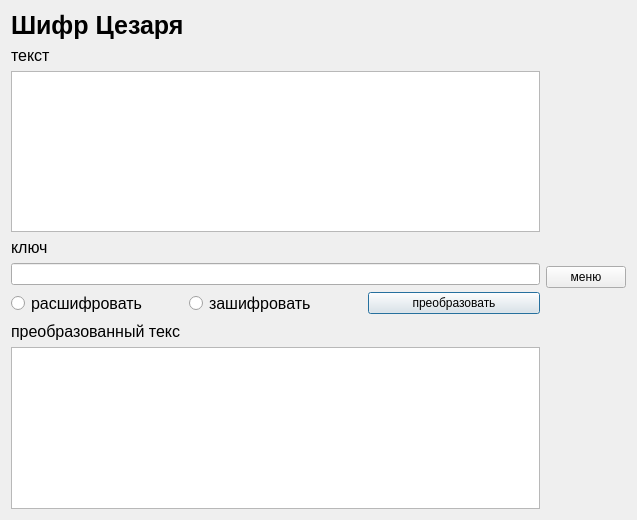
<?xml version="1.0" encoding="UTF-8"?>
<ui version="4.0">
 <class>cez</class>
 <widget class="QDialog" name="cez">
  <property name="geometry">
   <rect>
    <x>0</x>
    <y>0</y>
    <width>637</width>
    <height>520</height>
   </rect>
  </property>
  <property name="windowTitle">
   <string>Dialog</string>
  </property>
  <layout class="QGridLayout" name="gridLayout_2">
   <item row="0" column="0">
    <layout class="QGridLayout" name="gridLayout">
     <item row="0" column="0">
      <widget class="QLabel" name="label">
       <property name="font">
        <font>
         <pointsize>19</pointsize>
         <weight>75</weight>
         <bold>true</bold>
        </font>
       </property>
       <property name="text">
        <string>Шифр Цезаря</string>
       </property>
      </widget>
     </item>
     <item row="1" column="0">
      <layout class="QVBoxLayout" name="verticalLayout_16">
       <item>
        <layout class="QVBoxLayout" name="verticalLayout_17">
         <item>
          <layout class="QVBoxLayout" name="verticalLayout_18">
           <item>
            <widget class="QLabel" name="label_2">
             <property name="font">
              <font>
               <pointsize>12</pointsize>
               <weight>50</weight>
               <bold>false</bold>
              </font>
             </property>
             <property name="text">
              <string>текст</string>
             </property>
            </widget>
           </item>
          </layout>
         </item>
         <item>
          <widget class="QTextEdit" name="textEdit"/>
         </item>
         <item>
          <layout class="QVBoxLayout" name="verticalLayout_19">
           <item>
            <widget class="QLabel" name="label_3">
             <property name="font">
              <font>
               <pointsize>12</pointsize>
              </font>
             </property>
             <property name="text">
              <string>ключ</string>
             </property>
            </widget>
           </item>
           <item>
            <widget class="QLineEdit" name="lineEdit_4"/>
           </item>
          </layout>
         </item>
        </layout>
       </item>
       <item>
        <layout class="QHBoxLayout" name="horizontalLayout_7">
         <item>
          <layout class="QHBoxLayout" name="horizontalLayout_8">
           <item>
            <widget class="QRadioButton" name="radioButton_7">
             <property name="font">
              <font>
               <pointsize>12</pointsize>
              </font>
             </property>
             <property name="text">
              <string>расшифровать</string>
             </property>
            </widget>
           </item>
           <item>
            <widget class="QRadioButton" name="radioButton_8">
             <property name="font">
              <font>
               <pointsize>12</pointsize>
              </font>
             </property>
             <property name="text">
              <string>зашифровать</string>
             </property>
            </widget>
           </item>
           <item>
            <widget class="QPushButton" name="pushButton_2">
             <property name="text">
              <string>преобразовать</string>
             </property>
            </widget>
           </item>
          </layout>
         </item>
        </layout>
       </item>
       <item>
        <layout class="QVBoxLayout" name="verticalLayout_20">
         <item>
          <widget class="QLabel" name="label_13">
           <property name="font">
            <font>
             <pointsize>12</pointsize>
            </font>
           </property>
           <property name="text">
            <string>преобразованный текс</string>
           </property>
          </widget>
         </item>
         <item>
          <widget class="QTextEdit" name="textEdit_2"/>
         </item>
        </layout>
       </item>
      </layout>
     </item>
     <item row="1" column="1">
      <widget class="QPushButton" name="pushButton">
       <property name="text">
        <string>меню</string>
       </property>
      </widget>
     </item>
    </layout>
   </item>
  </layout>
 </widget>
 <resources/>
 <connections/>
</ui>
